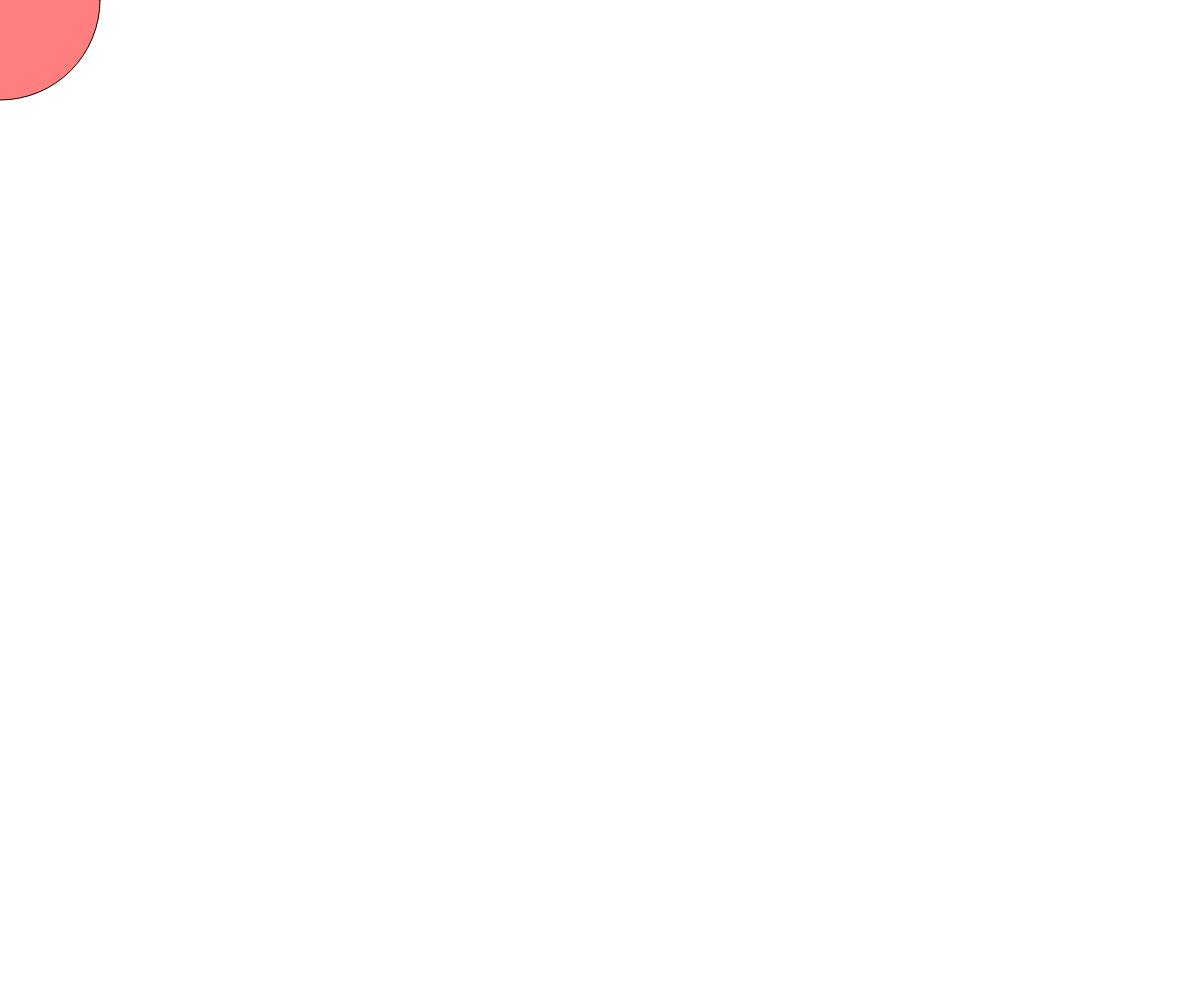
Frame 1 (no input)
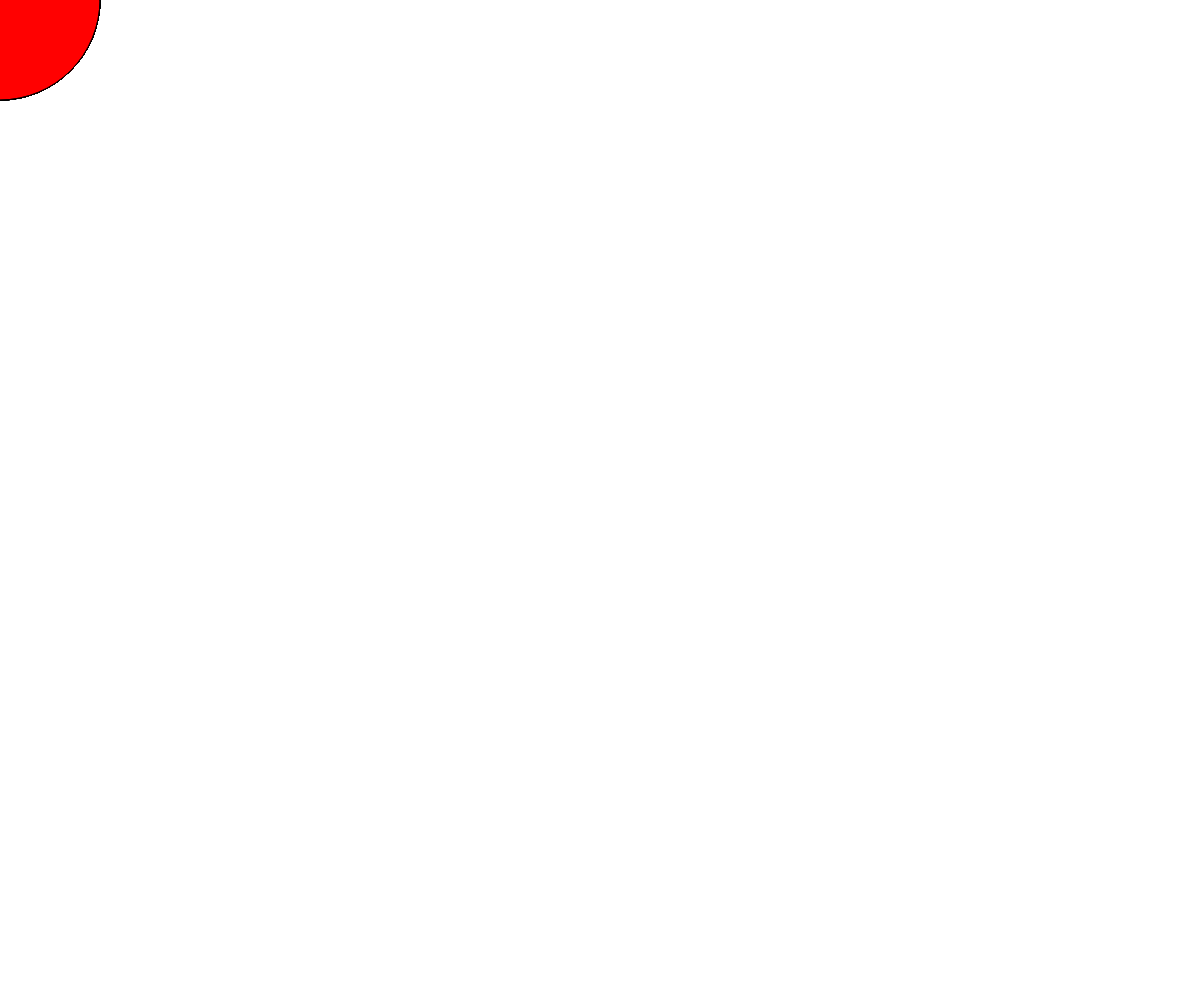
Frame 60 (no input)
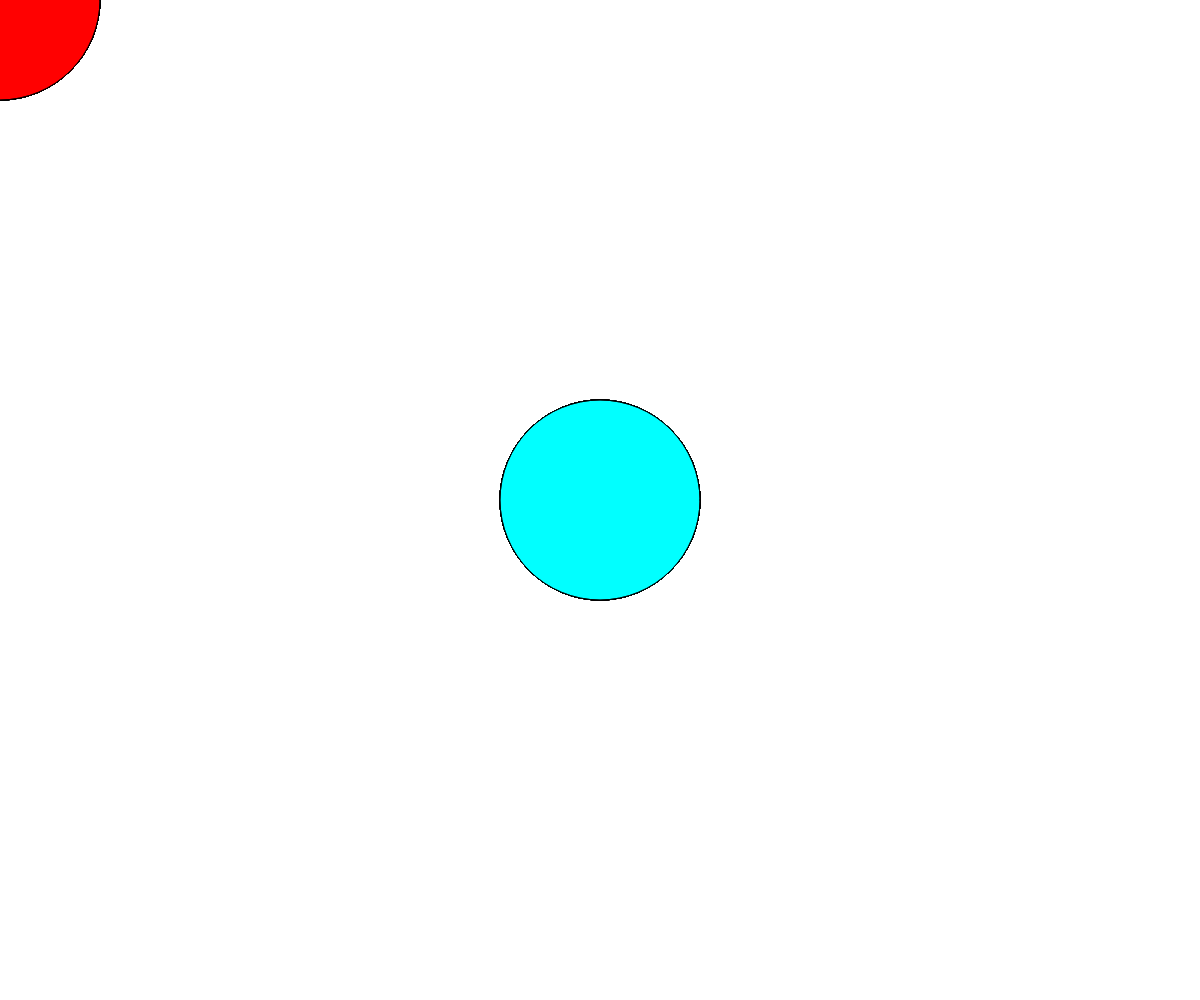
Frame 120 (the mouse pressed at the canvas centre since frame 60)

The p5.js sketch that drew these frames (run headless with seeded random() and noise() and a simulated clock; from frame 60 on, the mouse is pressed at the canvas centre):

// p5.js sketch
// ── sketch.js
function setup() {  //設定函數，設定初始值的地方
  // 建立依照視窗的高與寬當作畫布的寬高
  createCanvas(windowWidth, windowHeight);
  // 設定顏色模式為HSB
  colorMode(HSB);
  // 設定不清除背景
  noFill();
}

function draw() {
  // 計算顏色，根據滑鼠的 X 軸位置
  let hue = map(mouseX, 0, windowWidth, 0, 360);
  
  // 設定填充顏色為HSB格式
  fill(hue, 100, 100, 0.5); // 設定透明度以保留軌跡
  
  // 畫圓，圓心隨滑鼠移動，寬高為200px
  ellipse(mouseX, mouseY, 200, 200);
}


// ── sketch_1.js
function setup() {  //設定函數，設定初始值的地方
    // 建立依照視窗的高與寬當作畫布的寬高
   createCanvas(windowWidth, windowHeight);
    // 設定背景顏色為edafb8 
    background(237, 218, 184);
  }
  
  function draw() {
    background(237, 218, 184);
    //在視窗的中間畫一個圓，圓的寬高為200，圓的顏色為d8e2dc
   // ellipse(windowWidth/2, windowHeight/2, 200, 200);
    //fill(216, 226, 220);
    //依照上面的圓顏色與框線的顏色畫圓，從視窗最左，產生連續的圓，到視窗的最右邊
    for(let i = 0; i < windowWidth; i+=200){
      ellipse(i, windowHeight/2, 200, 200);
      fill(216, 226, 220);
    }
  
  }
  
// ── sketch_2.js
function setup() {  //設定函數，設定初始值的地方
    // 建立依照視窗的高與寬當作畫布的寬高
    createCanvas(windowWidth, windowHeight);
    // 設定背景顏色為edafb8 
    background(237, 218, 184);
  }
  
  function draw() {
    background(237, 218, 184);
    
    // 計算方形和圓形的大小，根據滑鼠的 X 軸位置
    let size = map(mouseX, 0, windowWidth, 100, 500);
    
    // 設定每個形狀之間的間距
    let spacing = size + 20;
    
    // 使用雙重迴圈產生填滿畫面的方形和圓形
    for (let x = spacing / 2; x < windowWidth; x += spacing) {
      for (let y = spacing / 2; y < windowHeight; y += spacing) {
        // 畫方形
        rectMode(CENTER);
        fill(163, 206, 241);
        rect(x, y, size, size);
        
        // 畫圓形
        fill(216, 226, 220);
        ellipse(x, y, size, size);
      }
    }
  }
  
  
// ── sketch_3.js
function setup() {  //設定函數，設定初始值的地方
    // 建立依照視窗的高與寬當作畫布的寬高
    createCanvas(windowWidth, windowHeight);
    // 設定顏色模式為HSB
    colorMode(HSB);
    // 設定背景顏色為HSB格式
    background(30, 30, 93);
  }
  
  function draw() {
    // 設定背景顏色為HSB格式
    background(30, 30, 93);
    
    // 計算方形和圓形的大小，根據滑鼠的 X 軸位置
    let size = map(mouseX, 0, windowWidth, 100, 500);
    
    // 設定每個形狀之間的間距
    let spacing = size + 20;
    
    // 使用雙重迴圈產生填滿畫面的方形和圓形
    for (let x = spacing / 2; x < windowWidth; x += spacing) {
      for (let y = spacing / 2; y < windowHeight; y += spacing) {
        // 畫方形
        rectMode(CENTER);
        fill(200, 100, 94); // 使用HSB格式設定顏色
        rect(x, y, size, size);
        
        // 畫圓形
        fill(150, 30, 87); // 使用HSB格式設定顏色
        ellipse(x, y, size, size);
      }
    }
  }
  
  
